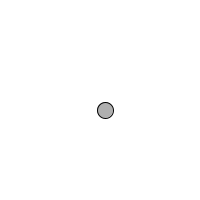
Frame 1 (no input)
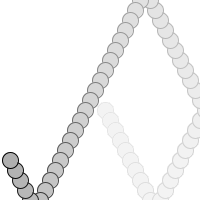
Frame 60 (the mouse pressed at the canvas centre just before this capture)
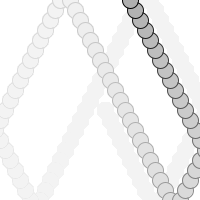
Frame 120 (the mouse held since frame 60 and released just before this capture)

The Processing sketch that drew these frames (run headless with seeded random() and noise(); from frame 60 on, the mouse is pressed at the canvas centre):

// Processing sketch: h_w_2_1
// ── h_w_2_1.pde
// The Nature of Code
// Daniel Shiffman
// http://natureofcode.com

// Example 1-2: Bouncing Ball, with PVector!
PVector position;
PVector velocity;

void setup() {
  size(200,200);
  background(255);
  position = new PVector(100,100);
  velocity = new PVector(2.5,5);
}

void draw() {
  noStroke();
  fill(255,10);
  rect(0,0,width,height);
  
  // Add the current speed to the position.
  if(keyPressed){
    position.add(velocity);
  }
  else{
    position.add(velocity.mul(2));
  }

  if ((position.x > width) || (position.x < 0)) {
    velocity.x = velocity.x * -1;
  }
  if ((position.y > height) || (position.y < 0)) {
    velocity.y = velocity.y * -1;
  }

  // Display circle at x position
  stroke(0);
  fill(175);
  ellipse(position.x,position.y,16,16);
}
class PVector{
  float x,y; 
  PVector(float x,float y){
    this.x=x;
    this.y=y;
  }
  void add(PVector d){
    this.x+=d.x;this.y+=d.y;
  }
  PVector mul(int add){
     PVector temp = new PVector(this.x*add,this.y*add);
     return temp;
  }
}
